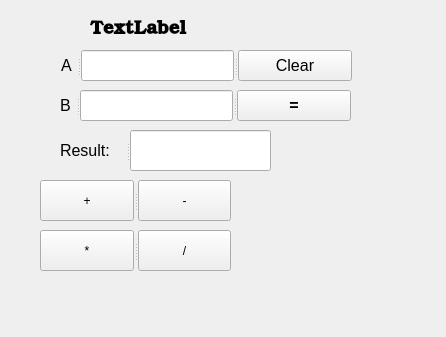
<?xml version="1.0" encoding="UTF-8"?>
<ui version="4.0">
 <class>MyWidget</class>
 <widget class="QWidget" name="MyWidget">
  <property name="geometry">
   <rect>
    <x>0</x>
    <y>0</y>
    <width>446</width>
    <height>337</height>
   </rect>
  </property>
  <property name="windowTitle">
   <string>MyWidget</string>
  </property>
  <widget class="QLabel" name="MyLabel">
   <property name="geometry">
    <rect>
     <x>90</x>
     <y>20</y>
     <width>231</width>
     <height>20</height>
    </rect>
   </property>
   <property name="font">
    <font>
     <family>Bookman Old Style</family>
     <pointsize>14</pointsize>
     <weight>75</weight>
     <bold>true</bold>
    </font>
   </property>
   <property name="text">
    <string>TextLabel</string>
   </property>
  </widget>
  <widget class="QSplitter" name="splitter_2">
   <property name="geometry">
    <rect>
     <x>40</x>
     <y>180</y>
     <width>191</width>
     <height>41</height>
    </rect>
   </property>
   <property name="orientation">
    <enum>Qt::Horizontal</enum>
   </property>
   <widget class="QPushButton" name="PButton">
    <property name="text">
     <string>+</string>
    </property>
   </widget>
   <widget class="QPushButton" name="MButton">
    <property name="text">
     <string>-</string>
    </property>
   </widget>
  </widget>
  <widget class="QSplitter" name="splitter_3">
   <property name="geometry">
    <rect>
     <x>40</x>
     <y>230</y>
     <width>191</width>
     <height>41</height>
    </rect>
   </property>
   <property name="orientation">
    <enum>Qt::Horizontal</enum>
   </property>
   <widget class="QPushButton" name="UButton">
    <property name="text">
     <string>*</string>
    </property>
   </widget>
   <widget class="QPushButton" name="DButton">
    <property name="text">
     <string>/</string>
    </property>
   </widget>
  </widget>
  <widget class="QSplitter" name="splitter">
   <property name="geometry">
    <rect>
     <x>61</x>
     <y>50</y>
     <width>291</width>
     <height>31</height>
    </rect>
   </property>
   <property name="orientation">
    <enum>Qt::Horizontal</enum>
   </property>
   <widget class="QLabel" name="label">
    <property name="font">
     <font>
      <family>MS Sans Serif</family>
      <pointsize>12</pointsize>
     </font>
    </property>
    <property name="text">
     <string>A</string>
    </property>
   </widget>
   <widget class="QLineEdit" name="lineEdit1"/>
   <widget class="QPushButton" name="MypushButton1">
    <property name="font">
     <font>
      <pointsize>12</pointsize>
     </font>
    </property>
    <property name="text">
     <string>Clear</string>
    </property>
   </widget>
  </widget>
  <widget class="QSplitter" name="splitter_4">
   <property name="geometry">
    <rect>
     <x>60</x>
     <y>90</y>
     <width>291</width>
     <height>31</height>
    </rect>
   </property>
   <property name="orientation">
    <enum>Qt::Horizontal</enum>
   </property>
   <widget class="QLabel" name="label_2">
    <property name="font">
     <font>
      <family>MS Sans Serif</family>
      <pointsize>12</pointsize>
     </font>
    </property>
    <property name="text">
     <string>B</string>
    </property>
   </widget>
   <widget class="QLineEdit" name="lineEdit"/>
   <widget class="QPushButton" name="MyButton_2">
    <property name="font">
     <font>
      <pointsize>12</pointsize>
      <weight>75</weight>
      <bold>true</bold>
     </font>
    </property>
    <property name="text">
     <string>=</string>
    </property>
   </widget>
  </widget>
  <widget class="QSplitter" name="splitter_5">
   <property name="geometry">
    <rect>
     <x>60</x>
     <y>130</y>
     <width>211</width>
     <height>41</height>
    </rect>
   </property>
   <property name="orientation">
    <enum>Qt::Horizontal</enum>
   </property>
   <widget class="QLabel" name="Label_R">
    <property name="font">
     <font>
      <family>MS Sans Serif</family>
      <pointsize>12</pointsize>
     </font>
    </property>
    <property name="text">
     <string>Result:</string>
    </property>
    <property name="textFormat">
     <enum>Qt::AutoText</enum>
    </property>
   </widget>
   <widget class="QLineEdit" name="lineEdit_R"/>
  </widget>
 </widget>
 <layoutdefault spacing="6" margin="11"/>
 <resources/>
 <connections>
  <connection>
   <sender>MypushButton1</sender>
   <signal>clicked()</signal>
   <receiver>lineEdit1</receiver>
   <slot>clear()</slot>
   <hints>
    <hint type="sourcelabel">
     <x>325</x>
     <y>70</y>
    </hint>
    <hint type="destinationlabel">
     <x>165</x>
     <y>80</y>
    </hint>
   </hints>
  </connection>
  <connection>
   <sender>MypushButton1</sender>
   <signal>clicked()</signal>
   <receiver>lineEdit</receiver>
   <slot>clear()</slot>
   <hints>
    <hint type="sourcelabel">
     <x>305</x>
     <y>65</y>
    </hint>
    <hint type="destinationlabel">
     <x>172</x>
     <y>105</y>
    </hint>
   </hints>
  </connection>
  <connection>
   <sender>MypushButton1</sender>
   <signal>clicked()</signal>
   <receiver>lineEdit_R</receiver>
   <slot>clear()</slot>
   <hints>
    <hint type="sourcelabel">
     <x>305</x>
     <y>65</y>
    </hint>
    <hint type="destinationlabel">
     <x>197</x>
     <y>150</y>
    </hint>
   </hints>
  </connection>
 </connections>
</ui>
